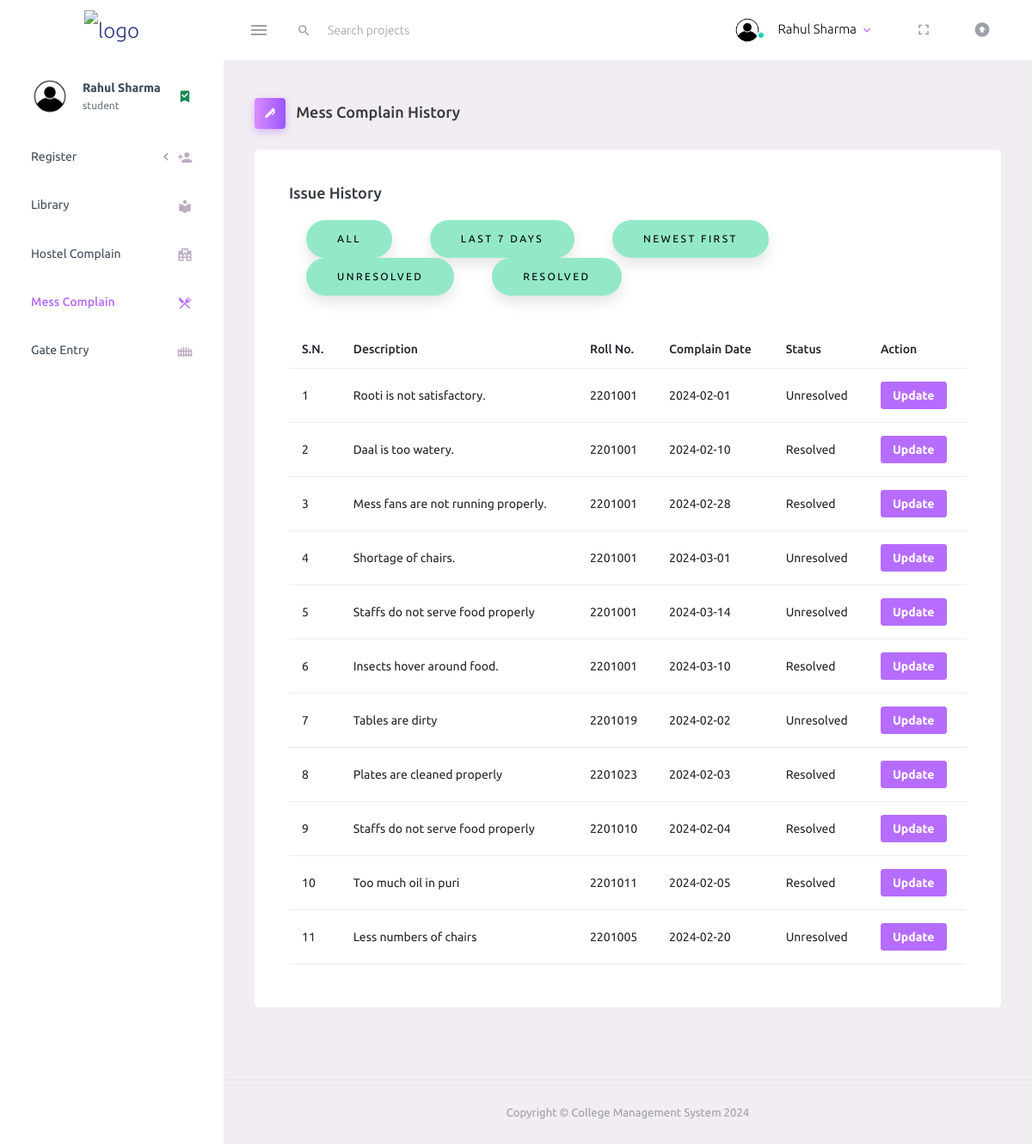
The app's page /dashboard/admin_mess_complain.php (signed in) with its own data.
### tables this page shows
create table MAKES_MESS(
	COMPLAIN_ID INT AUTO_INCREMENT PRIMARY KEY,
    DESCRIPTION varchar(100),
    ROLL_NO varchar(10),
    COMPLAIN_DATE date,
    STATUS varchar(20),
    foreign key(ROLL_NO) references STUDENT(ROLL_NO)
);

### dashboard/admin_mess_complain.php (the view, shortened to what this page needs)
<?php
require_once "C:\\xampp\\htdocs\\CMS\\config.php";
$sql = "SELECT roll_no, complain_id, description, complain_date, status
        FROM makes_mess;";
$stmt = mysqli_prepare($conn, $sql);
?>
<!DOCTYPE html>
<html lang="en">
<head>
    <link rel="stylesheet" href="http://localhost/Dashboard/assets/vendors/mdi/css/materialdesignicons.min.css">
    <link rel="stylesheet" href="http://localhost/Dashboard/assets/vendors/css/vendor.bundle.base.css">
    <link rel="stylesheet" href="http://localhost/Dashboard/assets/css/style.css">
    <link rel="stylesheet" href="http://localhost/Dashboard/assets/css/myStyle.css">
</head>
<body>
    <div class="container-scroller">
        <nav class="navbar default-layout-navbar col-lg-12 col-12 p-0 fixed-top d-flex flex-row">
            <div class="text-center navbar-brand-wrapper d-flex align-items-center justify-content-center">
                <a class="navbar-brand brand-logo" href="http://localhost/Dashboard/dashboard_student.php"><img src="images/cms.png" alt="logo" style="height: 50px; width:230px;"></a>
            </div>
            <div class="navbar-menu-wrapper d-flex align-items-stretch">
                <button class="navbar-toggler navbar-toggler align-self-center" type="button" data-toggle="minimize">
                    <span class="mdi mdi-menu"></span>
                </button>
                <div class="search-field d-none d-md-block">
                    <form class="d-flex align-items-center h-100" action="#">
                        <div class="input-group">
                            <div class="input-group-prepend bg-transparent">
                                <i class="input-group-text border-0 mdi mdi-magnify"></i>
                            </div>
                            <input type="text" class="form-control bg-transparent border-0" placeholder="Search projects">
                        </div>
                    </form>
                </div>
                <ul class="navbar-nav navbar-nav-right">
                    <li class="nav-item nav-profile dropdown">
                        <a class="nav-link dropdown-toggle" id="profileDropdown" href="#" data-bs-toggle="dropdown" aria-expanded="false">
                            <div class="nav-profile-img">
                                <img src="assets/images/faces/account.png" alt="image">
                                <span class="availability-status online"></span>
                            </div>
                            <div class="nav-profile-text">
                                <p class="mb-1 text-black"><?php echo $_SESSION['name'] ?></p>
                            </div>
                        </a>
                    </li>
                    <li class="nav-item d-none d-lg-block full-screen-link">
                        <a class="nav-link">
                            <i class="mdi mdi-fullscreen" id="fullscreen-button"></i>
                        </a>
                    </li>
                    <li class="nav-item d-none d-lg-block">
                        <a class="nav-link" href="#">
                            <i class="mdi mdi-arrow-up-bold-circle"></i>
                        </a>
                    </li>
                </ul>
            </div>
        </nav>
        <div class="container-fluid page-body-wrapper">
            <nav class="sidebar sidebar-offcanvas" id="sidebar">
                <ul class="nav">
                    <li class="nav-item nav-profile">
                        <a href="#" class="nav-link">
                            <div class="nav-profile-image">
                                <img src="assets/images/faces/account.png" alt="profile">
                            </div>
                            <div class="nav-profile-text d-flex flex-column">
                                <span class="font-weight-bold mb-2"><?php echo $_SESSION['name'] ?></span>
                                <span class="text-secondary text-small"><?php echo $_SESSION['user'] ?></span>
                            </div>
                            <i class="mdi mdi-bookmark-check text-success nav-profile-badge"></i>
                        </a>
                    </li>
                    <li class="nav-item">
                        <a class="nav-link" data-bs-toggle="collapse" href="#general-pages2" aria-expanded="false" aria-controls="general-pages2">
                            <span class="menu-title">Register</span>
                            <i class="menu-arrow"></i>
                            <i class="mdi mdi-account-plus menu-icon"></i>
                        </a>
                    </li>
                    <li class="nav-item">
                        <a class="nav-link" href="http://localhost/Dashboard/admin_library.php">
                            <span class="menu-title">Library</span>
                            <i class="mdi mdi-library menu-icon"></i>
                        </a>
                    </li>
                    <li class="nav-item">
                        <a class="nav-link" href="http://localhost/Dashboard/admin_hostel_complain.php">
                            <span class="menu-title">Hostel Complain</span>
                            <i class="mdi mdi-hospital-building menu-icon"></i>
                        </a>
                    </li>
                    <li class="nav-item">
                        <a class="nav-link" href="http://localhost/Dashboard/admin_mess_complain.php">
                            <span class="menu-title">Mess Complain</span>
                            <i class="mdi mdi-silverware-variant menu-icon"></i>
                        </a>
                    </li>
                    <li class="nav-item">
                        <a class="nav-link" href="http://localhost/Dashboard/admin_gate_entry.php">
                            <span class="menu-title">Gate Entry</span>
                            <i class="mdi mdi-gate menu-icon"></i>
                        </a>
                    </li>
                </ul>
            </nav>
            <div class="main-panel">
                <div class="content-wrapper">
                    <div class="page-header">
                        <h3 class="page-title">
                            <span class="page-title-icon bg-gradient-primary text-white me-2">
                                <i class="mdi mdi-pen"></i>
                            </span> Mess Complain History
                        </h3>
                    </div>
                    <div class="row">
                        <div class="col-lg-12 grid-margin stretch-card">
                            <div class="card">
                                <div class="card-body">
                                    <h4 class="card-title" style="margin-bottom:20px;">Issue History</h4>
                                    <table class="table">
                                        <div class="col-12 grid-margin">
                                            <div class="template-demo">
                                                <form action="" method="get">
                                                    <button type="submit" class="button" name="filter" value="all">All</button>
                                                    <button type="submit" class="button" name="filter" value="last7days">Last 7 Days</button>
                                                    <button type="submit" class="button" name="filter" value="newestFirst">Newest First</button>
                                                    <button type="submit" class="button" name="filter" value="unresolved">Unresolved</button>
                                                    <button type="submit" class="button" name="filter" value="resolved">Resolved</button>
                                                </form>
                                            </div>
                                        </div>
                                        <thead>
                                            <tr>
                                                <th>S.N.</th>
                                                <th>Description</th>
                                                <th>Roll No.</th>
                                                <th>Complain Date</th>
                                                <th>Status</th>
                                                <th>Action</th>
                                            </tr>
                                        </thead>
                                        <tbody>
                                            <?php
                                            if (mysqli_stmt_execute($stmt)) {
                                                $result = mysqli_stmt_get_result($stmt);
                                                if (mysqli_num_rows($result) > 0) {
                                                    $sno = 0;
                                                    while ($row = mysqli_fetch_assoc($result)) {
                                                        $sno = $sno + 1;
                                                        echo "<tr>";
                                                        echo "<td>" . $sno . "</td>";
                                                        echo "<td>" . $row["description"] . "</td>";
                                                        echo "<td>" . $row["roll_no"] . "</td>";
                                                        echo "<td>" . $row["complain_date"] . "</td>";
                                                        echo "<td>" . $row["status"] . "</td>";
                                                        echo "<td> <button class='edit btn btn-sm btn-primary' id=" . $row['complain_id'] . ">Update</button></td>";
                                                        echo "</tr>";
                                                    }
                                                } else {
                                                    $flag = 1;
                                                }
                                            }
                                            ?>
                                        </tbody>
                                    </table>
                                </div>
                            </div>
                        </div>
                    </div>
                </div>
                <footer class="footer">
                    <div class="container-fluid d-flex justify-content-center">
                        <span class="text-muted d-block text-center text-sm-start d-sm-inline-block">Copyright © College Management System 2024</span>
                    </div>
                </footer>
            </div>
        </div>
    </div>
</body>
</html>

### dashboard/assets/css/myStyle.css (style rules this page uses)
.button { padding: 1.3em 3em; margin-inline: 20px; font-size: 12px; text-transform: uppercase; letter-spacing: 2.5px; font-weight: 500; color: #000; background-color: #93e9c7; border: none; border-radius: 45px; box-shadow: 0px 8px 15px rgba(0, 0, 0, 0.1); transition: all 0.3s ease 0s; cursor: pointer; outline: none; }

### records on screen
makes_mess: DESCRIPTION "Rooti is not satisfactory.", ROLL_NO "2201001", COMPLAIN_DATE "2024-02-01", STATUS "Unresolved"
makes_mess: DESCRIPTION "Daal is too watery.", ROLL_NO "2201001", COMPLAIN_DATE "2024-02-10", STATUS "Resolved"
makes_mess: DESCRIPTION "Mess fans are not running properly.", ROLL_NO "2201001", COMPLAIN_DATE "2024-02-28", STATUS "Resolved"
makes_mess: DESCRIPTION "Shortage of chairs.", ROLL_NO "2201001", COMPLAIN_DATE "2024-03-01", STATUS "Unresolved"
makes_mess: DESCRIPTION "Staffs do not serve food properly", ROLL_NO "2201001", COMPLAIN_DATE "2024-03-14", STATUS "Unresolved"
makes_mess: DESCRIPTION "Insects hover around food.", ROLL_NO "2201001", COMPLAIN_DATE "2024-03-10", STATUS "Resolved"
makes_mess: DESCRIPTION "Tables are dirty", ROLL_NO "2201019", COMPLAIN_DATE "2024-02-02", STATUS "Unresolved"
makes_mess: DESCRIPTION "Plates are cleaned properly", ROLL_NO "2201023", COMPLAIN_DATE "2024-02-03", STATUS "Resolved"
makes_mess: DESCRIPTION "Staffs do not serve food properly", ROLL_NO "2201010", COMPLAIN_DATE "2024-02-04", STATUS "Resolved"
makes_mess: DESCRIPTION "Too much oil in puri", ROLL_NO "2201011", COMPLAIN_DATE "2024-02-05", STATUS "Resolved"
makes_mess: DESCRIPTION "Less numbers of chairs", ROLL_NO "2201005", COMPLAIN_DATE "2024-02-20", STATUS "Unresolved"

### other values on screen
$_SESSION['name'] "Rahul Sharma"
$_SESSION['user'] "student"
